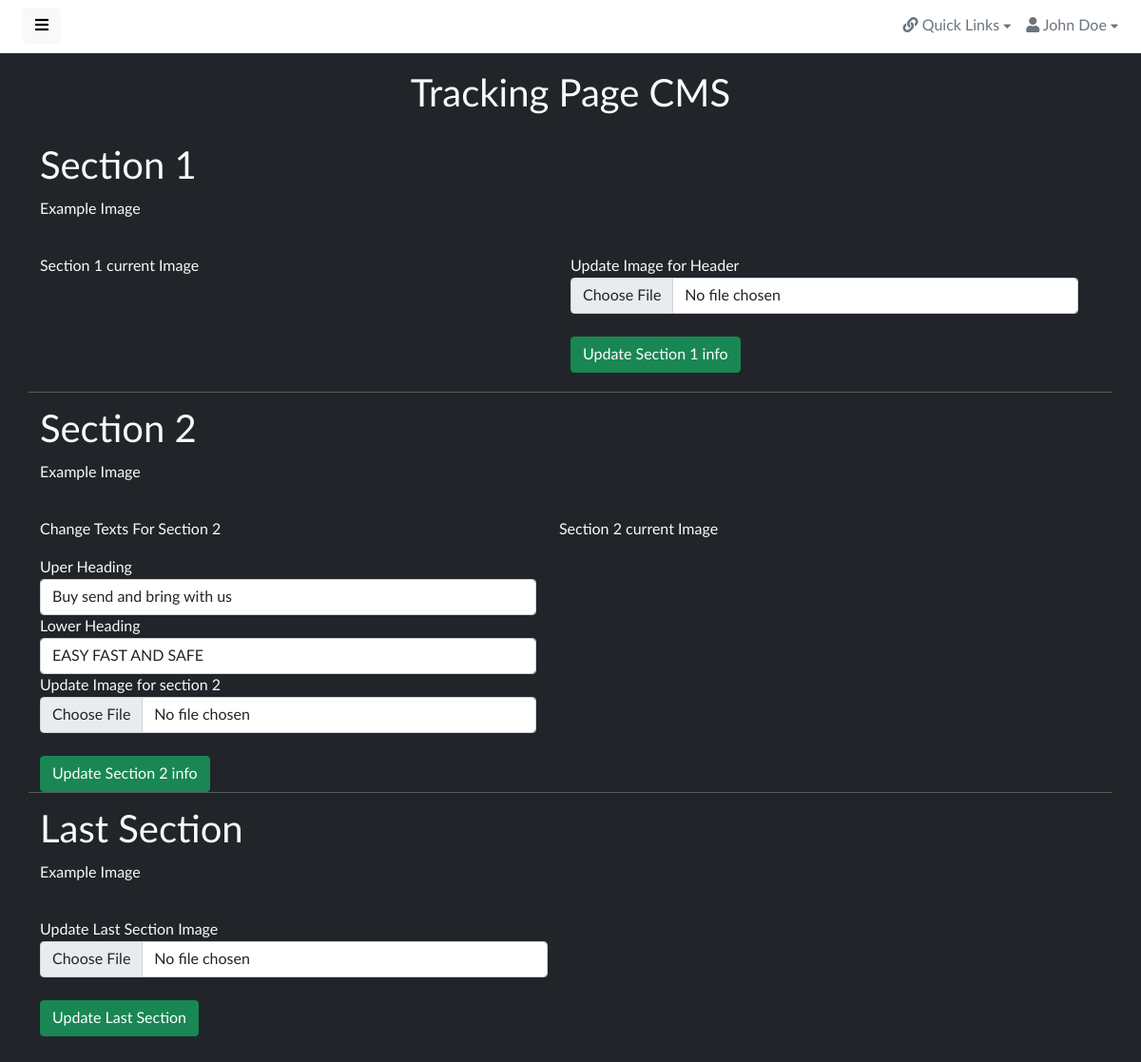
Page /admin/tracking.php on the committed database.
### tables this page shows
CREATE TABLE `trackingunderheader` (
  `id` int(11) NOT NULL,
  `title1` varchar(255) DEFAULT NULL,
  `title2` varchar(255) DEFAULT NULL,
  `image` varchar(255) DEFAULT NULL
);

### admin/tracking.php (the view, shortened to what this page needs)
<?php
include "../db/db.php";
?>
<!doctype html>
<html lang="en">
<head>
    <link href="assets/vendor/fontawesome/css/fontawesome.min.css" rel="stylesheet">
    <link href="assets/vendor/fontawesome/css/solid.min.css" rel="stylesheet">
    <link href="assets/vendor/fontawesome/css/brands.min.css" rel="stylesheet">
    <link href="assets/vendor/bootstrap/css/bootstrap.min.css" rel="stylesheet">
    <link href="assets/css/master.css" rel="stylesheet">
    <link href="assets/vendor/flagiconcss/css/flag-icon.min.css" rel="stylesheet">
</head>
<body class="bg-dark text-light">
    <div class="wrapper">
        <div id="body" class="active">
            <nav class="navbar navbar-expand-lg navbar-white bg-white">
                <button type="button" id="sidebarCollapse" class="btn btn-light">
                    <i class="fas fa-bars"></i><span></span>
                </button>
                <div class="collapse navbar-collapse" id="navbarSupportedContent">
                    <ul class="nav navbar-nav ms-auto">
                        <li class="nav-item dropdown">
                            <div class="nav-dropdown">
                                <a href="#" id="nav1" class="nav-item nav-link dropdown-toggle text-secondary" data-bs-toggle="dropdown" aria-expanded="false">
                                    <i class="fas fa-link"></i> <span>Quick Links</span> <i style="font-size: .8em;" class="fas fa-caret-down"></i>
                                </a>
                            </div>
                        </li>
                        <li class="nav-item dropdown">
                            <div class="nav-dropdown">
                                <a href="#" id="nav2" class="nav-item nav-link dropdown-toggle text-secondary" data-bs-toggle="dropdown" aria-expanded="false">
                                    <i class="fas fa-user"></i> <span>John Doe</span> <i style="font-size: .8em;" class="fas fa-caret-down"></i>
                                </a>
                            </div>
                        </li>
                    </ul>
                </div>
            </nav>
            <h1 style="text-align: center; margin-top:20px">Tracking Page CMS</h1>
            <div class="content" style="margin-top: 20px;">
                <div class="container">
                    <div class="row">
                    <h1>Section 1</h1>
                    <p>Example Image</p>
                        <div class="row" style="margin-bottom: 20px;">
                        <div class="col-md-6">
                            <p>Section 1 current Image</p>
                        </div>
                        <div class="col-md-6">
                            <form action="backend/trackingHeaderUpdate.php" method="POST" enctype="multipart/form-data">
                                <div class="form-group">
                                    <label for="">Update Image for Header</label>
                                    <input type="file" name="file" class="form-control">
                                </div>
                                <br>
                                <input type="submit" name="submit" class="btn btn-success" value="Update Section 1 info">
                            </form>
                        </div>
                    </div>
                    <hr>
                    <div class="row">
                        <h1>Section 2</h1>
                        <p>Example Image</p>
                            <div class="row">
                            <?php
                            $sql = "SELECT * FROM `trackingunderheader`";
                            $res = mysqli_query($con,$sql);
                            if(mysqli_num_rows($res) > 0){
                                while($row = mysqli_fetch_array($res)){
                                    $uhtitle1 = $row['title1'];
                                    $uhtitle2 = $row['title2'];
                                }
                            }
                            ?>
                            <div class="col-md-6">
                                <form action="backend/trackingUnderHeaderUpdate.php" method="POST" enctype="multipart/form-data">
                                <p>Change Texts For Section 2</p>
                                <div class="form-group">
                                    <label for="">Uper Heading</label>
                                    <input type="text" name="title1" class="form-control" value="<?php echo $uhtitle1;?>">
                                </div>
                                <div class="form-group">
                                    <label for="">Lower Heading</label>
                                    <input type="text" name="title2" class="form-control" value="<?php echo $uhtitle2;?>">
                                </div>
                                <div class="form-group">
                                    <label for="">Update Image for section 2</label>
                                    <input type="file" name="file" class="form-control">
                                </div>
                                <br>
                                <input type="submit" name="submit" class="btn btn-success" value="Update Section 2 info">
                                </form>
                            </div>
                                <div class="col-md-6">
                                    <p>Section 2 current Image</p>
                                </div>
                            </div>
                    </div>
                    <hr>
                    <div class="row">
                        <h1>Last Section</h1>
                        <p>Example Image</p>
                        <form action="backend/trackingLastBlueSection.php" method="POST" enctype="multipart/form-data">
                            <div class="row">
                               <div class="col-md-6">
                                   <div class="form-group">
                                       <label for="">Update Last Section Image</label>
                                       <input type="file" name="file" class="form-control">
                                   </div>
                                   <br>
                            <input type="submit" name="submit" class="btn btn-success" value="Update Last Section">
                               </div>
                               <div class="col-md-6">
                               </div>
                            </div>
                            <br>
                        </form>
                    </div>
                    <br>
                </div>
            </div>
        </div>
    </div>
</body>
</html>

### admin/assets/css/master.css (style rules this page uses)
body, h1, .h1, h2, .h2, h3, .h3, h4, .h4, h5, .h5, h6, .h6, p, a, td { -moz-osx-font-smoothing: grayscale; -webkit-font-smoothing: antialiased; }
body { width: 100%; height: 100%; background: #f4f6fa; font-family: "Lato", "Helvetica Neue", Arial, Helvetica, sans-serif; font-size: 1rem; color: #444; }
.wrapper { display: flex; width: 100%; align-items: stretch; overflow-x: hidden }
#body { width: 100%; padding: 0; min-height: 100vh; transition: all 0.3s; }
#body>.navbar { padding: 0 1.5rem; min-height: 54px; box-shadow: none; border-bottom: 1px solid rgba(101, 109, 119, .16); }
#body>.content { position: relative; padding: .5rem; }
a, a:hover, a:focus { color: inherit; text-decoration: none; transition: all 0.3s; }
@media (min-width: 200px) { .navbar-expand-lg .navbar-collapse { display: -ms-flexbox !important; display: flex !important; -ms-flex-preferred-size: auto; flex-basis: auto; } }
@media (min-width: 200px) { .navbar-expand-lg .navbar-nav { -ms-flex-direction: row; flex-direction: row; } }

### admin/assets/components/navbar/navbar-dropdowns.css (style rules this page uses)
.nav-dropdown .nav-link { color: #B2EBF2; line-height: 1.42857; padding: 1rem 0 1rem 1rem !important; }
.nav-dropdown .nav-link::after { display: none; }

### rows in the picture
trackingunderheader: title1 "Buy send and bring with us", title2 "EASY FAST AND SAFE"
